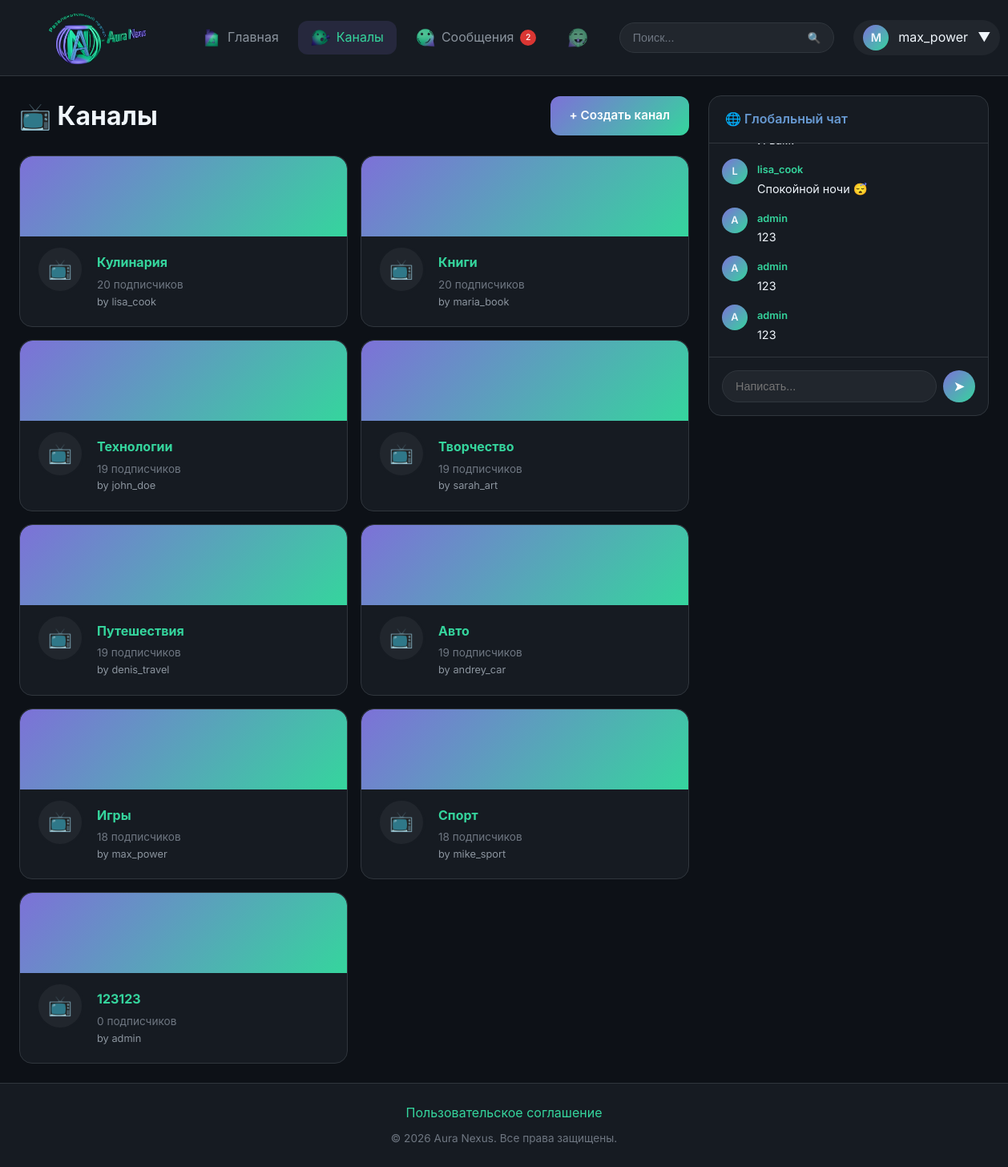
Screenshot of /channels (signed in) with the database file from the repository.
### tables this page shows
CREATE TABLE users (
            id INTEGER PRIMARY KEY AUTOINCREMENT,
            username TEXT UNIQUE NOT NULL,
            email TEXT UNIQUE NOT NULL,
            password TEXT NOT NULL,
            role TEXT DEFAULT 'user',
            avatar TEXT,
            banner TEXT,
            bio TEXT,
            is_banned INTEGER DEFAULT 0,
            ban_until TEXT,
            ban_reason TEXT,
            created_at TEXT DEFAULT CURRENT_TIMESTAMP
        );

CREATE TABLE channels (
            id INTEGER PRIMARY KEY AUTOINCREMENT,
            name TEXT UNIQUE NOT NULL,
            description TEXT,
            avatar TEXT,
            banner TEXT,
            creator_id INTEGER NOT NULL,
            created_at TEXT DEFAULT CURRENT_TIMESTAMP,
            FOREIGN KEY (creator_id) REFERENCES users(id)
        );

CREATE TABLE global_chat (
            id INTEGER PRIMARY KEY AUTOINCREMENT,
            user_id INTEGER NOT NULL,
            content TEXT NOT NULL,
            created_at TEXT DEFAULT CURRENT_TIMESTAMP,
            FOREIGN KEY (user_id) REFERENCES users(id)
        );

### app.py (the view)
@app.route('/channels')
def channels_list():
    conn = get_db()
    channels = conn.execute('''
        SELECT c.*, u.username as creator_name,
               (SELECT COUNT(*) FROM channel_subscribers WHERE channel_id = c.id) as sub_count
        FROM channels c
        JOIN users u ON c.creator_id = u.id
        ORDER BY sub_count DESC
    ''').fetchall()
    user = get_current_user()
    chat_messages = get_chat_messages() if user else []
    return render_template('channel/list.html', channels=channels, chat_messages=chat_messages)

### app.py (called while the page is built, shortened)
def get_db():
    if 'db' not in g:
        g.db = sqlite3.connect(DATABASE, timeout=30)
        g.db.row_factory = sqlite3.Row
        g.db.execute('PRAGMA journal_mode=WAL')
        g.db.execute('PRAGMA busy_timeout=30000')
    return g.db

def get_current_user():
    if 'user_id' not in session:
        return None
    conn = get_db()
    user = conn.execute('SELECT * FROM users WHERE id = ?', (session['user_id'],)).fetchone()
    return user

def get_chat_messages():
    conn = get_db()
    return conn.execute('''
        SELECT g.*, u.username, u.avatar
        FROM global_chat g
        JOIN users u ON g.user_id = u.id
        ORDER BY g.id DESC LIMIT 50
    ''').fetchall()[::-1]

def get_unread_notifications_count(user_id):
    conn = get_db()
    result = conn.execute('SELECT COUNT(*) as count FROM notifications WHERE user_id = ? AND is_read = 0', (user_id,)).fetchone()
    return result['count'] if result else 0

def get_unread_messages_count(user_id):
    conn = get_db()
    result = conn.execute('''
        SELECT COUNT(*) as count FROM messages m
        JOIN conversations c ON m.conversation_id = c.id
        WHERE (c.user1_id = ? OR c.user2_id = ?) AND m.sender_id != ? AND m.is_read = 0
    ''', (user_id, user_id, user_id)).fetchone()
    return result['count'] if result else 0

@app.context_processor
def inject_globals():
    user = get_current_user()
    notif_count = get_unread_notifications_count(user['id']) if user else 0
    msg_count = get_unread_messages_count(user['id']) if user else 0
    pending_reports = get_pending_reports_count() if user and user['role'] in ['admin', 'moderator'] else 0
    return {
        'current_user': user,
        'notification_count': notif_count,
        'message_count': msg_count,
        'pending_reports_count': pending_reports,
        'REACTION_TYPES': REACTION_TYPES,
        'REPORT_CATEGORIES': REPORT_CATEGORIES,
    }

### templates/channel/list.html (shortened to what this page needs)
{% extends 'base.html' %}
{% block content %}
<div style="display: flex; justify-content: space-between; align-items: center; margin-bottom: 1.5rem;">
    <h1>📺 Каналы</h1>
    {% if current_user %}
    <a href="/channel/create" class="btn">+ Создать канал</a>
    {% endif %}
</div>
<div style="display: grid; grid-template-columns: repeat(auto-fill, minmax(300px, 1fr)); gap: 1rem;">
    {% for channel in channels %}
    <a href="/channel/{{ channel.id }}" class="card" style="text-decoration: none; transition: transform 0.2s;">
        <div style="height: 100px; background: var(--accent-gradient); border-radius: var(--radius-lg) var(--radius-lg) 0 0; overflow: hidden;">
        </div>
        <div class="card-body" style="display: flex; gap: 1rem; align-items: center;">
            <div style="width: 60px; height: 60px; border-radius: 50%; background: var(--bg-tertiary); display: flex; align-items: center; justify-content: center; font-size: 1.5rem; margin-top: -30px; border: 3px solid var(--bg-secondary); overflow: hidden;">
                {% if channel.avatar %}
                <img src="{{ url_for('uploaded_file', filename=channel.avatar) }}" alt="" style="width: 100%; height: 100%; object-fit: cover;">
                {% else %}
                📺
                {% endif %}
            </div>
            <div style="flex: 1;">
                <h3 style="font-size: 1rem; margin-bottom: 0.25rem;">{{ channel.name }}</h3>
                <p style="font-size: 0.85rem; color: var(--text-muted);">{{ channel.sub_count }} подписчиков</p>
                <p style="font-size: 0.8rem; color: var(--text-secondary);">by {{ channel.creator_name }}</p>
            </div>
        </div>
    </a>
    {% endfor %}
</div>
{% endblock %}

### templates/base.html (shortened to what this page needs)
<!DOCTYPE html>
<html lang="ru">
<head>
    <link rel="stylesheet" href="{{ url_for('static', filename='css/style.css') }}">
    <link href="https://cdn.quilljs.com/1.3.7/quill.snow.css" rel="stylesheet">
</head>
<body>
   <nav>
    <a href="/" class="logo">
        <img src="{{ url_for('static', filename='images/logo.png') }}" alt="Aura Nexus" class="logo-image"
             onerror="this.style.display='none'; this.nextElementSibling.style.display='flex';">
    </a>
    <div class="nav-links">
        <a href="/" class="nav-link {% if request.path == '/' %}active{% endif %}">
            <span class="nav-icon">
                <img src="{{ url_for('static', filename='images/icons/home.png') }}" alt=""
                     onerror="this.style.display='none'; this.nextElementSibling.style.display='inline';">
            </span>
            <span>Главная</span>
        </a>
        <a href="/channels" class="nav-link {% if '/channel' in request.path %}active{% endif %}">
            <span class="nav-icon">
                <img src="{{ url_for('static', filename='images/icons/channels.png') }}" alt=""
                     onerror="this.style.display='none'; this.nextElementSibling.style.display='inline';">
            </span>
            <span>Каналы</span>
        </a>
        {% if current_user %}
        <a href="/messages" class="nav-link {% if '/messages' in request.path %}active{% endif %}">
            <span class="nav-icon">
                <img src="{{ url_for('static', filename='images/icons/messages.png') }}" alt=""
                     onerror="this.style.display='none'; this.nextElementSibling.style.display='inline';">
            </span>
            <span>Сообщения</span>
            {% if message_count > 0 %}
            <span class="badge">{{ message_count }}</span>
            {% endif %}
        </a>
        <a href="/notifications" class="nav-link {% if '/notifications' in request.path %}active{% endif %}">
            <span class="nav-icon">
                <img src="{{ url_for('static', filename='images/icons/notifications.png') }}" alt=""
                     onerror="this.style.display='none'; this.nextElementSibling.style.display='inline';">
            </span>
        </a>
        {% endif %}
    </div>
    <div class="search-container">
        <form class="search-bar" action="/" method="GET">
            <input type="text" name="q" placeholder="Поиск..." value="{{ request.args.get('q', '') }}">
            <button type="submit">🔍</button>
        </form>
    </div>
    {% if current_user %}
    <div class="dropdown">
        <div class="nav-user">
            <div class="nav-user-avatar">
                {% if current_user.avatar %}
                <img src="{{ url_for('uploaded_file', filename=current_user.avatar) }}" alt="">
                {% else %}
                {{ current_user.username[0]|upper }}
                {% endif %}
            </div>
            <span>{{ current_user.username }}</span>
            <span>▼</span>
        </div>
    </div>
    {% endif %}
</nav>
    <div class="layout {% block layout_class %}{% endblock %}">
        <main class="main-content">
            {% block content %}{% endblock %}
        </main>
        {% if current_user and not hide_sidebar %}
        <aside class="sidebar">
            {% block sidebar %}
            <div class="card chat-box">
                <div class="card-header">
                    <h3 class="card-title">🌐 Глобальный чат</h3>
                </div>
                <div class="chat-messages" id="global-chat-messages">
                    {% for msg in chat_messages %}
                    <div class="chat-message" data-message-id="{{ msg.id }}">
                        <div class="chat-message-avatar">
                            {% if msg.avatar %}
                            <img src="{{ url_for('uploaded_file', filename=msg.avatar) }}" alt="">
                            {% else %}
                            {{ msg.username[0]|upper }}
                            {% endif %}
                        </div>
                        <div class="chat-message-content">
                            <a href="/profile/{{ msg.username }}" class="chat-message-author">{{ msg.username }}</a>
                            <div class="chat-message-text">{{ msg.content }}</div>
                        </div>
                    </div>
                    {% else %}
                    <div class="empty-state" style="padding: 2rem;">
                        <p>Сообщений пока нет</p>
                    </div>
                    {% endfor %}
                </div>
                <form class="chat-input" id="global-chat-form" action="/api/global_chat" method="POST">
                    <input type="text" name="content" id="global-chat-input" placeholder="Написать..." autocomplete="off" required>
                    <button type="submit">➤</button>
                </form>
            </div>
            {% endblock %}
        </aside>
        {% endif %}
    </div>
    <footer>
        <a href="/user_agreement">Пользовательское соглашение</a>
        <p>&copy; 2026 Aura Nexus. Все права защищены.</p>
    </footer>
</body>
</html>

### rows the page displays
users: username "M", username "max_power"
channels: name "Кулинария", sub_count "20", creator_name "lisa_cook"
channels: name "Книги", sub_count "20", creator_name "maria_book"
channels: name "Технологии", sub_count "19", creator_name "john_doe"
channels: name "Творчество", sub_count "19", creator_name "sarah_art"
channels: name "Путешествия", sub_count "19", creator_name "denis_travel"
channels: name "Авто", sub_count "19", creator_name "andrey_car"
channels: name "Игры", sub_count "18", creator_name "max_power"
channels: name "Спорт", sub_count "18", creator_name "mike_sport"
channels: name "123123", sub_count "0", creator_name "admin"
global_chat: username "L", username "lisa_cook", content "Спокойной ночи 😴"
global_chat: username "A", username "admin", content "123"
global_chat: username "A", username "admin", content "123"
global_chat: username "A", username "admin", content "123"

### other values shown
{{ message_count }} "2"
